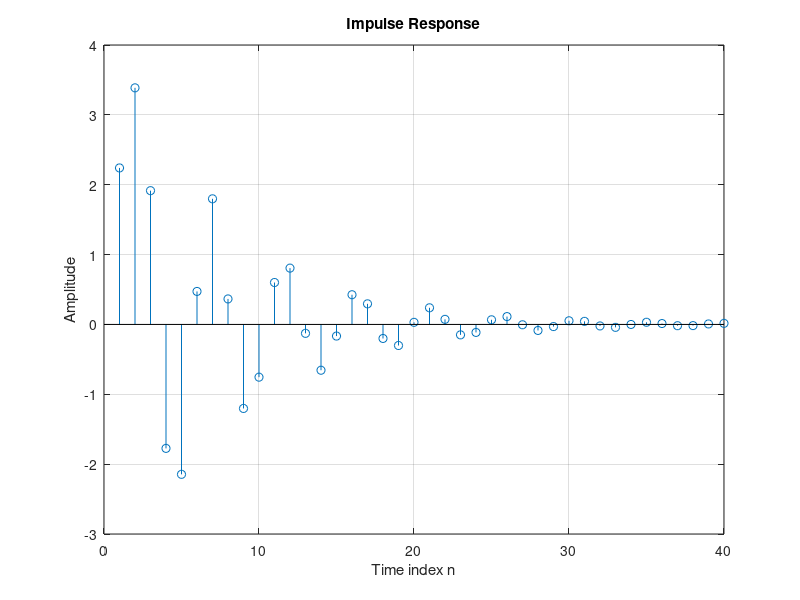

MATLAB code to generate this figure:
close all, clear all 
N = 40; 
num = [2.2403 2.4908 2.2403]; 
den = [1 -0.4 0.75]; 
y = impz(num,den,N); 
% Plot the impulse response 
stem(y); 
xlabel('Time index n'); ylabel('Amplitude'); 
title('Impulse Response'); grid; 
